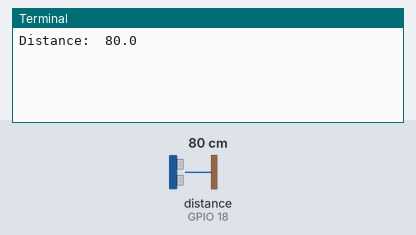
Bench run of a program on a simulated Raspberry Pi (BCM pin numbers). Shown: the last lines printed to the terminal. The test bench sets the inputs (shaded band); at power-on: distance to the obstacle (sensor on GPIO 18) 80 cm. The echo pulse lasts 58.3 µs per cm.

Above: at 1.2 s.
1.3 s: distance to the obstacle (sensor on GPIO 18) set to 2 cm
At 2.7 s:
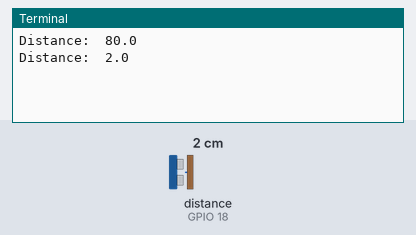
2.8 s: distance to the obstacle (sensor on GPIO 18) set to 4 cm
At 5.9 s:
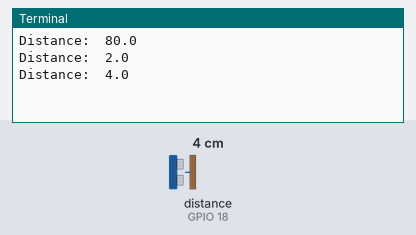
Timing chart, 0 to 7.4 s (numbered marks = the images above; inputs shaded):
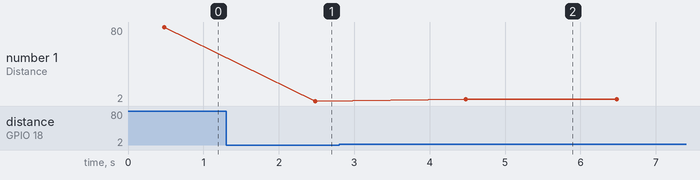

Measured:
- after the input at 1.3 s, the terminal: prints a new line after 1.2 s (image 1)
- after the input at 2.8 s, the terminal: prints a new line after 1.7 s (image 2)
- plotted number 1: 80 → 2 after the input at 1.3 s, 2 → 4 after the input at 2.8 s

The program:

hc05.py
```python
from gpiozero import DistanceSensor
from time import sleep

dist= DistanceSensor(echo=18,trigger=17)
while True:
    try:
        print("Distance: ",dist.distance*100)
        sleep(2)
    except:
        print("Interrupted")
        break
```
